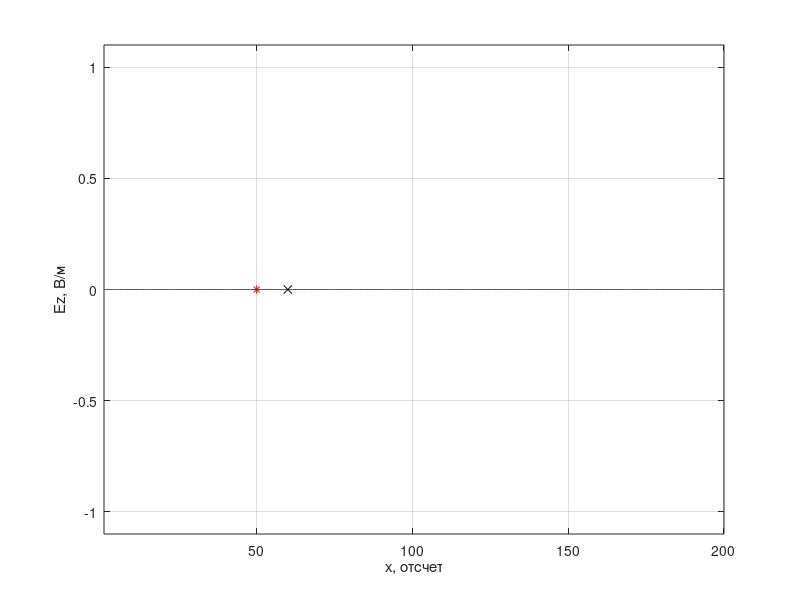
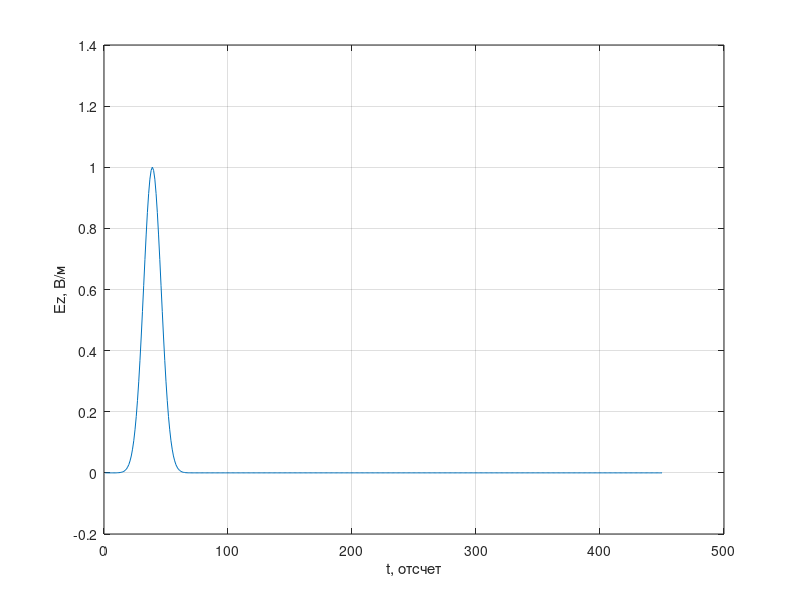

Recreate these plots in MATLAB, in order.
%% Одномерный FDTD. Версия 1.3
% Гауссов импульс распространяется в одну сторону (TFSF boundary)
clear

% Волновое сопротивление свободного пространства
W0 = 120 * pi;

% Время расчета в отсчетах
maxTime = 450;

% Размер области моделирования в отсчетах
maxSize = 200;

% Положение датчика, регистрирующего поля
probePos = 60;

% Положение истоника возбуждения
sourcePos = 50;

Ez = zeros (1, maxSize);
Hy = zeros (1, maxSize);

% Поле, зарегистрированное в датчике в зависимости от времени
probeTimeEz = zeros (1, maxTime);

figure

for t = 1: maxTime
    % Расчет компоненты поля H
    Hy(maxSize) = Hy(maxSize - 1);
    for m = 1: maxSize - 1
        % До этой строки Hy(n) хранит значение компоненты Hy
        % за предыдущий момент времени
        Hy(m) = Hy(m) + (Ez(m + 1) - Ez(m)) / W0;
    end
    
    Hy(sourcePos - 1) = Hy(sourcePos - 1) - exp (-(t - 30.0) ^ 2 / 100.0) / W0;
    
    % Расчет компоненты поля E
    Ez(1) = Ez(2);
    for m = 2: maxSize
        % До этой строки Ez(n) хранит значение компоненты EzS
        % за предыдущий момент времени
        Ez(m) = Ez(m) + (Hy(m) - Hy(m - 1)) * W0;
    end

    % Источник возбуждения
    Ez(sourcePos) = Ez(sourcePos) + exp (-(t + 0.5 - (-0.5) - 30.0) ^ 2 / 100.0);
    
    % Регистрация поля в точке
    probeTimeEz(t) = Ez(probePos);
    
    plot (Ez);
    xlim ([1, maxSize]);
    ylim ([-1.1, 1.1]);
    xlabel ('x, отсчет')
    ylabel ('Ez, В/м')
    grid on
    hold on
    plot ([probePos], [0], 'xk');
    plot ([sourcePos], [0], '*r');
    hold off
    pause (0.01)
end

figure
plot (probeTimeEz)
xlabel ('t, отсчет')
ylabel ('Ez, В/м')
grid on
